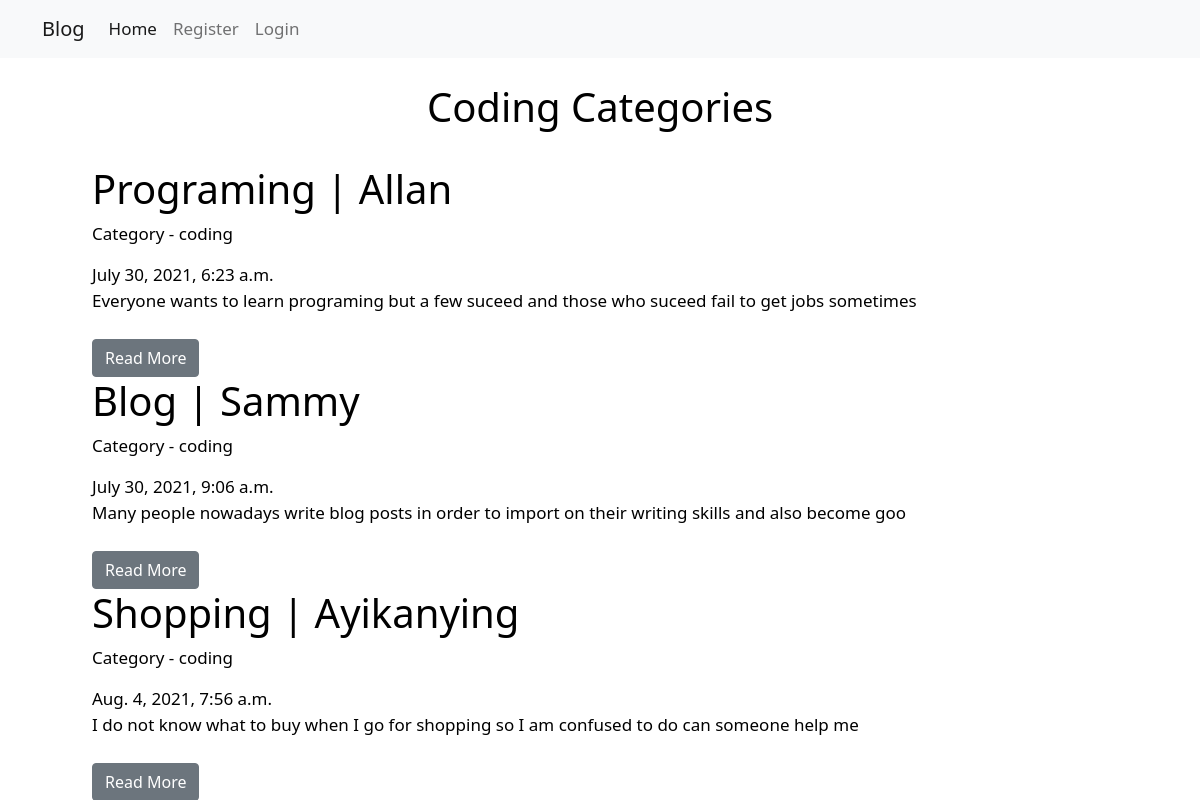
Screenshot of /category/coding with the database file from the repository.
### posts/models.py (models this page shows, shortened)
class Post(models.Model):
    title = models.CharField(max_length=225)
    author = models.CharField(max_length=225)
    category = models.CharField(max_length=225, default="coding")
    date = models.DateTimeField(auto_now_add=True)
    body = models.TextField()

### posts/views.py (the view)
# urls.py: path('category/<str:cate>', CategoryView, name='category')
def CategoryView(request, cate):
    category_posts = Post.objects.filter(category=cate)
    return render(request, 'base/category.html', {"cate": cate.title(), 'category_posts': category_posts})

### posts/templates/base/category.html (shortened to what this page needs)
{% extends 'base/layout.html' %}
    {% block body %}
        <div class="container">
            <div class="home">
                <br>
                <div class="title">
                    <h1 class="text-align-center">{{ cate }} Categories</h1>
                </div> <br>
                {% if category_posts %}
                    <div class="section">
                        {% for post in category_posts %}
                            <h1>{{ post.title }} | {{ post.author}} </h1> <p>Category - {{ post.category }}</p>
                            {{ post.date }} <br>
                            {{ post.body|slice:":100" }} <br> <br>
                            <a class="btn btn-secondary" href="{% url 'article' post.pk %}">Read More</a>
                        {% endfor %}
                    </div>
                {% else %}
                    <h1>This page does'nt exist</h1>
                {% endif %}
            </div>
        </div>
    {% endblock %}

### posts/templates/base/layout.html (style rules this page uses)
body { color: #000; background-color: #fff; font-size: 17px; font-family: 'Segoe UI', Tahoma, Geneva, Verdana, sans-serif; box-sizing: border-box; }
a { text-decoration: none; color: #000; }
.home { margin: 0 50px; }
.home .title { text-align: center; }

### rows the page displays
Post: title "Programing", author "Allan", category "coding", date "July 30, 2021, 6:23 a.m.", body "Everyone wants to learn programing but a few suceed and those who suceed fail to get jobs sometimes"
Post: title "Blog", author "Sammy", category "coding", date "July 30, 2021, 9:06 a.m.", body "Many people nowadays write blog posts in order to import on their writing skills and also become goo"
Post: title "Shopping", author "Ayikanying", category "coding", date "Aug. 4, 2021, 7:56 a.m.", body "I do not know what to buy when I go for shopping so I am confused to do can someone help me"

### other values shown
{{ cate }} "Coding"
